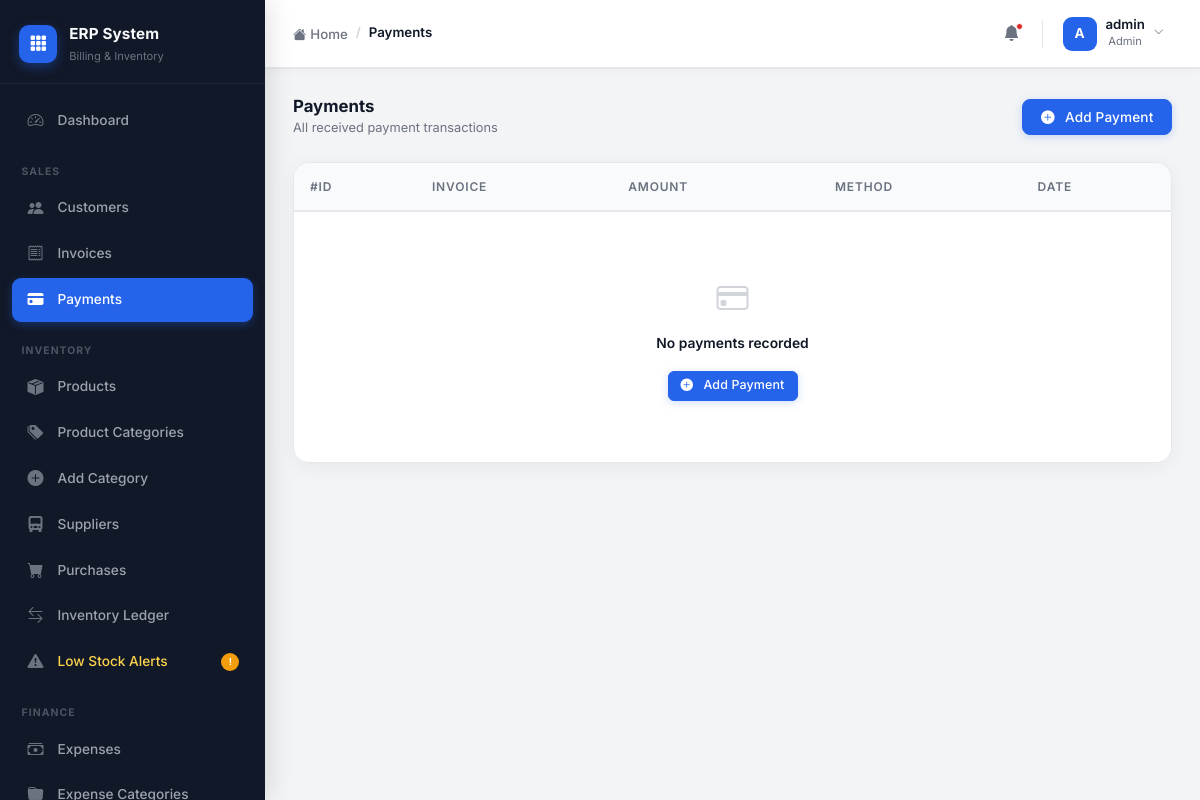
The page /payments/ (signed in) on the database as committed earlier.
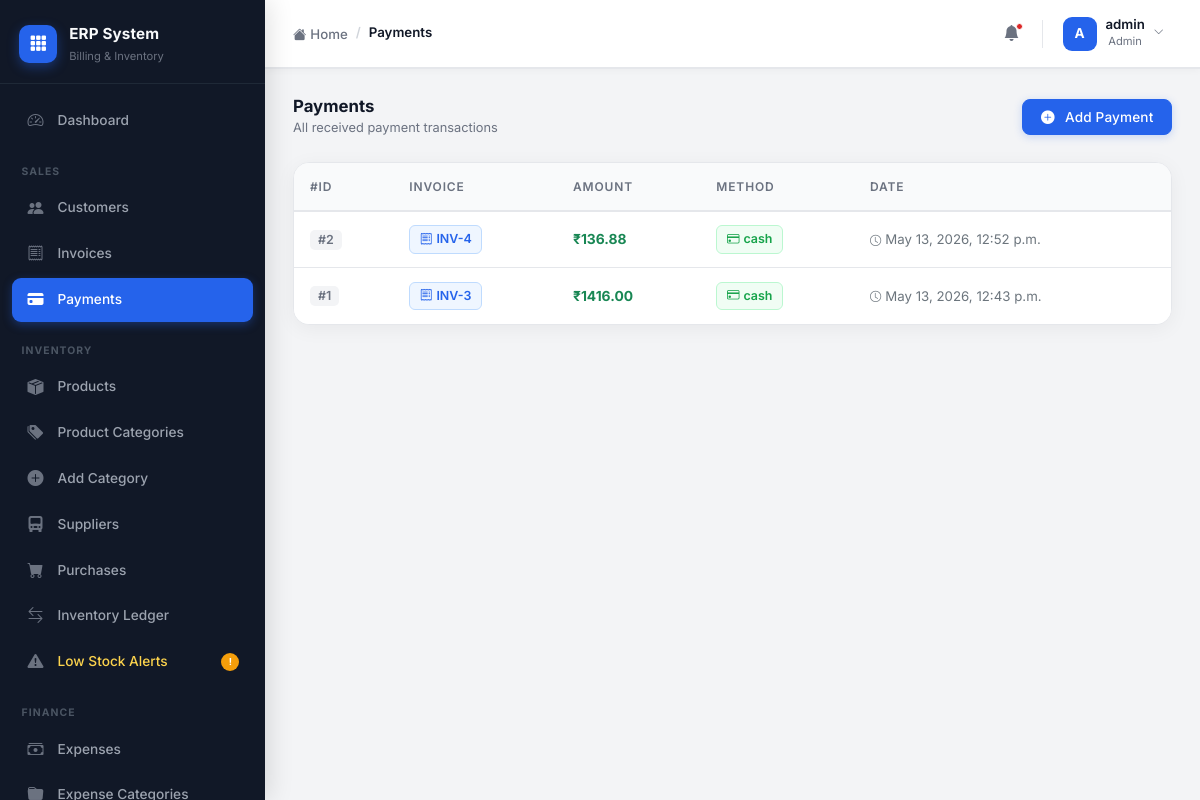
The same page on the database as committed later.
### payments/models.py (models this page shows, shortened)
class CustomerPayment(models.Model):
    PAYMENT_METHODS = (
        ('cash', 'Cash'),
        ('upi', 'UPI'),
        ('bank', 'Bank Transfer'),
        ('card', 'Card'),
    )
    invoice = models.ForeignKey(
        Invoice,
        on_delete=models.CASCADE,
        related_name='payments'
    )
    amount = models.DecimalField(
        max_digits=12,
        decimal_places=2
    )
    payment_method = models.CharField(
        max_length=20,
        choices=PAYMENT_METHODS
    )
    reference_number = models.CharField(
        max_length=100,
        blank=True,
        null=True
    )
    note = models.TextField(
        blank=True,
        null=True
    )
    received_by = models.ForeignKey(
        CustomUser,
        on_delete=models.SET_NULL,
        null=True
    )
    created_at = models.DateTimeField(
        auto_now_add=True
    )
    class Meta:
        ordering = ['-created_at']

### invoices/models.py (models this page shows, shortened)
class Invoice(models.Model):
    STATUS_CHOICES = (
        ('paid', 'Paid'),
        ('unpaid', 'Unpaid'),
        ('partial', 'Partial Payment'),
    )
    customer = models.ForeignKey(
        Customer,
        on_delete=models.CASCADE
    )
    created_by = models.ForeignKey(
        CustomUser,
        on_delete=models.SET_NULL,
        null=True,
        blank=True
    )
    date = models.DateTimeField(
        auto_now_add=True
    )
    total_amount = models.DecimalField(
        max_digits=12,
        decimal_places=2,
        default=0
    )
    gst_amount = models.DecimalField(
        max_digits=12,
        decimal_places=2,
        default=0
    )
    grand_total = models.DecimalField(
        max_digits=12,
        decimal_places=2,
        default=0
    )
    status = models.CharField(
        max_length=20,
        choices=STATUS_CHOICES,
        default='unpaid'
    )
    class Meta:
        ordering = ['-id']

### payments/views.py (the view)
@login_required
@accountant_required
def payment_list(request):
    payments = CustomerPayment.objects.select_related(
        'invoice',
        'received_by'
    )
    return render(
        request,
        'payments/payment_list.html',
        {
            'payments': payments
        }
    )

### templates/payments/payment_list.html (shortened to what this page needs)
{% extends 'layouts/admin_base.html' %}
{% block breadcrumb %}<li class="breadcrumb-item active">Payments</li>{% endblock %}
{% block admin_content %}
<div class="section-header mb-4">
    <div>
        <h5>Payments</h5>
        <div class="subtitle">All received payment transactions</div>
    </div>
    <a href="{% url 'create_payment' %}" class="btn btn-primary">
        <i class="bi bi-plus-circle-fill me-1"></i>Add Payment
    </a>
</div>
<div class="erp-table-wrap">
    <div class="table-responsive">
        <table class="table erp-table">
            <thead>
                <tr>
                    <th>#ID</th>
                    <th>Invoice</th>
                    <th>Amount</th>
                    <th>Method</th>
                    <th>Date</th>
                </tr>
            </thead>
            <tbody>
            {% for payment in payments %}
            <tr>
                <td><span class="idx-badge">#{{ payment.id }}</span></td>
                <td>
                    <span class="inv-chip">
                        <i class="bi bi-receipt me-1"></i>INV-{{ payment.invoice.id }}
                    </span>
                </td>
                <td><strong class="text-success">₹{{ payment.amount }}</strong></td>
                <td>
                    <span class="method-chip">
                        <i class="bi bi-credit-card me-1"></i>{{ payment.payment_method }}
                    </span>
                </td>
                <td>
                    <span class="text-secondary" style="font-size:.83rem;">
                        <i class="bi bi-clock me-1" style="font-size:.7rem;"></i>{{ payment.created_at }}
                    </span>
                </td>
            </tr>
            {% empty %}
            <tr><td colspan="5">
                <div class="es py-5">
                    <i class="bi bi-credit-card" style="font-size:2rem;color:#D1D5DB;"></i>
                    <div class="fw-semibold mt-2">No payments recorded</div>
                    <a href="{% url 'create_payment' %}" class="btn btn-primary btn-sm mt-3">
                        <i class="bi bi-plus-circle-fill me-1"></i>Add Payment
                    </a>
                </div>
            </td></tr>
            {% endfor %}
            </tbody>
        </table>
    </div>
</div>
{% endblock %}

Rows that differ between the two databases and show on the page:
added CustomerPayment: id "2", invoice.id "4", amount "136.88", payment_method "cash", created_at "May 13, 2026, 12:52 p.m."
added CustomerPayment: id "1", invoice.id "3", amount "1416.00", payment_method "cash", created_at "May 13, 2026, 12:43 p.m."
Other text that changed with them:
text no longer shown: "No payments recorded Add Payment"
